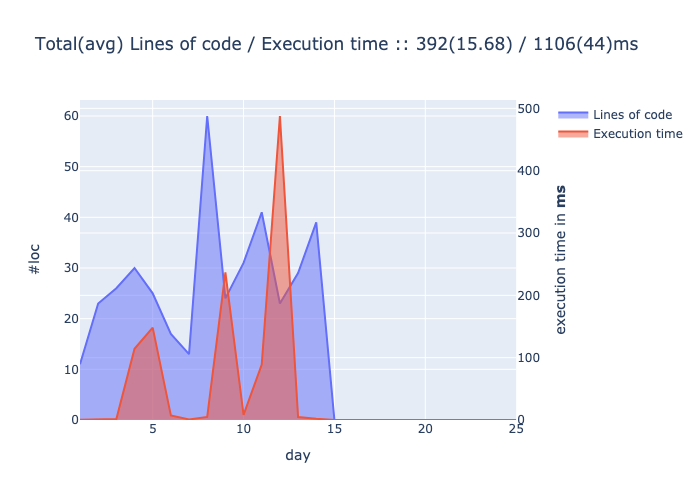

Generate this figure with Python:
import sys

import dash
import yaml
from dash import html, dcc
import plotly.graph_objects as go
import numpy as np
from json import load
from plotly.subplots import make_subplots
from constants import ROOT_DIR, SUBMISSIONS_FILE, AOC_DIR

DAYS = [n for n in range(1, 25 + 1)]


def loc(day):
    nb = ROOT_DIR / f"day{str(day).rjust(2, '0')}.ipynb"
    if nb.exists():
        cells = load(nb.open())['cells']
        sources = [c['source'] for c in cells if c['cell_type'] == 'code']
        return sum(len([line for line in source if line != '\n']) for source in sources)
    return 0


def get_locs():
    return [loc(n) for n in DAYS]


def time(day, submissions):
    index = str(day).rjust(2, '0')
    entry = submissions[index] if index in submissions else None
    if entry:
        try:
            return sum([entry[part][entry[part]['solution']]['time'] for part in ['1', '2']])
        except:
            pass
    return 0


def get_times():
    submissions = yaml.full_load(SUBMISSIONS_FILE.read_text())
    return [time(n, submissions) for n in DAYS]


def get_figure(locs=None, times=None):
    locs = locs or get_locs()
    times = times or get_times()

    fig = make_subplots(specs=[[{"secondary_y": True}]])

    fig.add_trace(
        go.Scatter(x=DAYS, y=locs, name="Lines of code", fill="tozeroy"),
        secondary_y=False
    )

    fig.add_trace(
        go.Scatter(x=DAYS, y=times, name="Execution time", fill="tozeroy"),
        secondary_y=True,
    )

    fig.update_layout(title_text=f"Total(avg) Lines of code / Execution time :: " +
                                 f"{sum(locs)}({float(np.mean(locs))}) / {round(sum(times))}({round(float(np.mean(times)))})ms")
    fig.update_xaxes(title_text="day")
    fig.update_yaxes(title_text="#loc", secondary_y=False)
    fig.update_yaxes(title_text="execution time in <b>ms</b>", secondary_y=True)

    return fig


def run_server():
    locs = get_locs()
    times = get_times()

    app = dash.Dash()
    app.layout = html.Div(id='parent', children=[
        html.H1(id='H1', children='AoC 2021 Stats',
                style={'textAlign': 'center', 'marginTop': 40, 'marginBottom': 40}),
        dcc.Graph(id='line_plot', figure=get_figure(locs, times)),
        html.H2(id='H2', children='Totals',
                style={'textAlign': 'center', 'marginTop': 40}),
        html.Div(id="totals", children=f"Lines of code: {sum(locs)} <> Execution Time: {round(sum(times))}ms",
                 style={'textAlign': 'center', 'marginTop': 20, 'marginBottom': 40})
    ])
    app.run_server()


if __name__ == '__main__':
    print(*sys.argv)
    if len(sys.argv) > 1 and sys.argv[1] == 'serve':
        run_server()
    else:
        print('Generating stats chart...')
        get_figure().write_image(AOC_DIR / 'stats.png')
